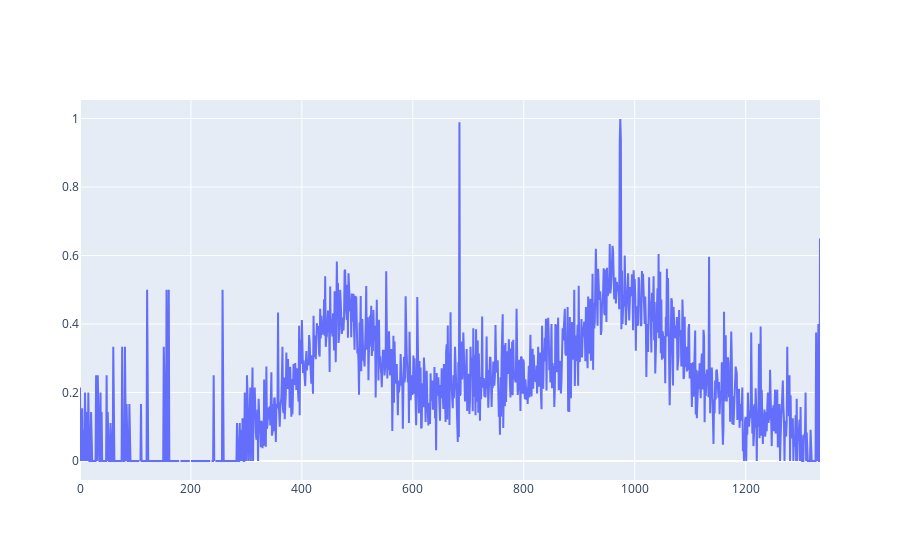

Notebook cell for this chart:
### Code cell
dis = pd.read_csv("disorder.csv")
dis.columns = ["window_end", "count", "all"]
import plotly.graph_objects as go
line1 = go.Scatter(x=dis.index,y=dis['count']/dis['all'], name="source")
fig = go.Figure([line1])
fig.show()

### Figure 1 — Plotly figure (JSON) as saved in the notebook; plotly's stock layout.template omitted (floating-point values rounded to 4 significant figures; data arrays with more than 128 entries replaced by an {"elided": "..."} marker saying what was removed)
{"data": [{"name": "source", "type": "scatter", "x": {"elided": "1335 int values"}, "y": {"elided": "1335 float values"}}], "layout": {"autosize": true, "xaxis": {"autorange": true, "range": [0, 1334], "type": "linear"}, "yaxis": {"autorange": true, "range": [-0.05548, 1.054], "type": "linear"}}}
